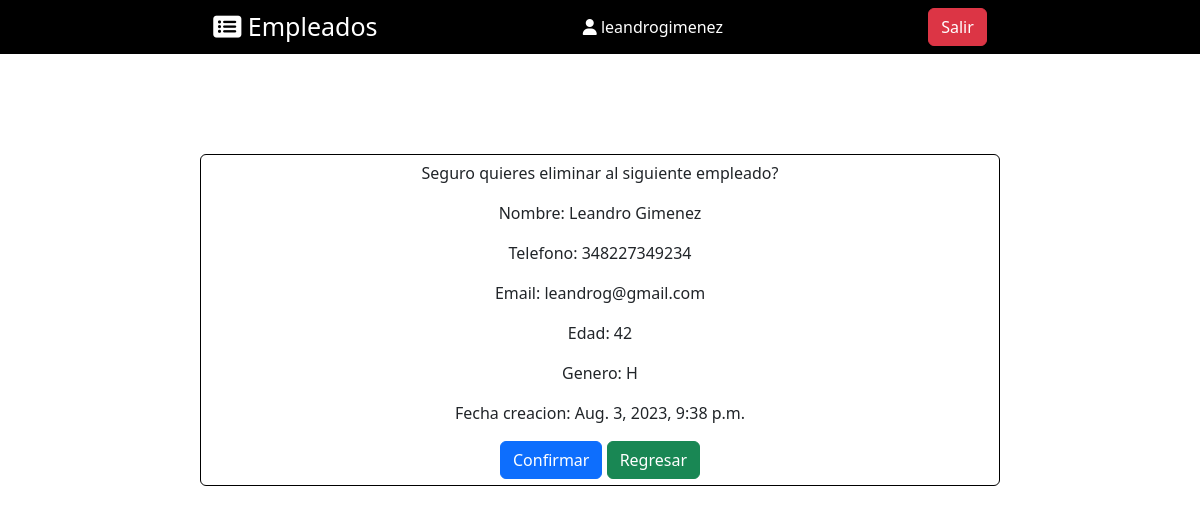
/eliminar_empleado/27/ (signed in), run on the app's committed database.
### empleados/models.py (models this page shows, shortened)
class Empleado(models.Model):
    HOMBRE = 'H'
    MUJER = 'M'
    GENERO = [
        (HOMBRE, 'Hombre'),
        (MUJER, 'Mujer'),
    ]
    nombre_completo = models.CharField(max_length=255)
    telefono = models.CharField(max_length=25, blank=True, null=True)
    email = models.EmailField()
    edad = models.PositiveIntegerField()
    genero = models.CharField(max_length=1, choices=GENERO)
    fecha_creacion = models.DateTimeField(auto_now_add=True)
    fecha_actualizacion = models.DateTimeField(auto_now=True)
    class Meta:
        verbose_name = 'Empleado'
        verbose_name_plural = 'Empleados'

### empleados/views.py (the view)
# urls.py: path('eliminar_empleado/<int:pk>/', EmpleadoDeleteView.as_view(), name='eliminar-empleado'),
class EmpleadoDeleteView(LoginRequiredMixin, SuccessMessageMixin, DeleteView):
    model = Empleado
    template_name = 'empleados/eliminar_empleado.html'
    success_url = reverse_lazy('lista-empleados')
    success_message = 'Empleado eliminado exitosamente.'

### empleados/templates/empleados/eliminar_empleado.html (shortened to what this page needs)
{% extends 'empleados/base.html' %}
{% load static %}
{% block style %} {% static 'empleados/base.css' %} {% endblock style %}
{% block content %}
    <form method="post" class="text-center form-control" style="margin: 100px auto 0px auto; max-width: 800px; border: 1px solid black;">{% csrf_token %}
    <p>Seguro quieres eliminar al siguiente empleado?</p>
    <p>Nombre: {{ empleado.nombre_completo }}</p>
    <p>Telefono: {{ empleado.telefono }}</p>
    <p>Email: {{ empleado.email }}</p>
    <p>Edad: {{ empleado.edad }}</p>
    <p>Genero: {{ empleado.genero }}</p>
    <p>Fecha creacion: {{ empleado.fecha_creacion }}</p>
    <input type="submit" value="Confirmar" class='btn btn-primary'>
    <a href='{% url "lista-empleados" %}' class='btn btn-success'>Regresar</a>
    </form>
{% endblock content %}

### empleados/templates/empleados/base.html (shortened to what this page needs)
<!DOCTYPE html>
<html lang="en">
<head>
    {% load static %}
    <link rel="stylesheet" href="{% block style %}{% endblock style %}"/>
    <link href="https://cdn.jsdelivr.net/npm/bootstrap@5.3.1/dist/css/bootstrap.min.css" rel="stylesheet">
</head>
<body>
    <nav class="nav justify-content-evenly align-items-center bg-black text-white p-2">
        <a class="m-0" href="{% url 'lista-empleados' %}" style="color: white; font-size: 25px; text-decoration: none;"><i class="fa-solid fa-rectangle-list"></i> Empleados</a>
    {% if user.is_authenticated %}
        <span class=""><i class="fa-solid fa-user"></i> {{ user.get_username }}</span>
        <a href="{% url 'logout' %}" class="btn btn-danger">Salir</a>
    {% else %}
        {% block ingresar %}{% endblock ingresar %}
    {% endif %}
    </nav>
    <div class="container-fluid" style="margin: 0; padding: 0;">
        {% block content %}{% endblock content %}
    </div>
</body>
</html>

### empleados/static/empleados/base.css (style rules this page uses)
* { margin: 0; padding: 0; box-sizing: border-box; }

### data on the page
Empleado: nombre_completo "Leandro Gimenez", telefono "348227349234", email "leandrog@gmail.com", edad "42", genero "H", fecha_creacion "Aug. 3, 2023, 9:38 p.m."

### other printed values
{{ user.get_username }} "leandrogimenez"
